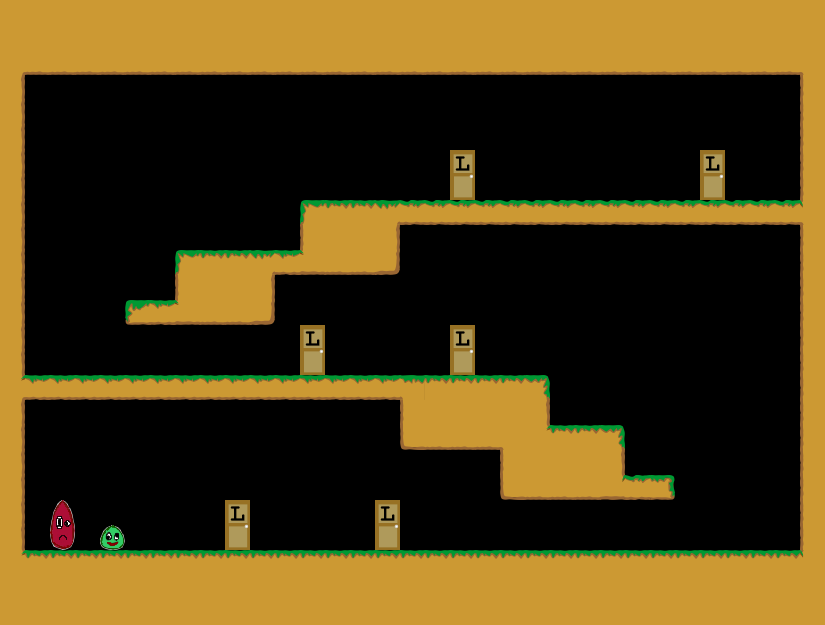

This game map was drawn from its Tiled (.tmx) file and the tilesets committed beside it. A one-line description and the trimmed map source follow:
An orthogonal 33x25 tile map with 25x25 px tiles, 1 tile layer (Kachelebene 1).

<map version="1.0" orientation="orthogonal" width="33" height="25" tilewidth="25" tileheight="25">
 <tileset firstgid="1" name="Tileset" tilewidth="25" tileheight="25">
  <image source="../../img/Tileset.png" width="400" height="250" />
 </tileset>
 <layer name="Kachelebene 1" width="33" height="25">
  <data>[825 cells, 342 non-empty, 28 distinct tile ids]</data>
 </layer>
</map>
